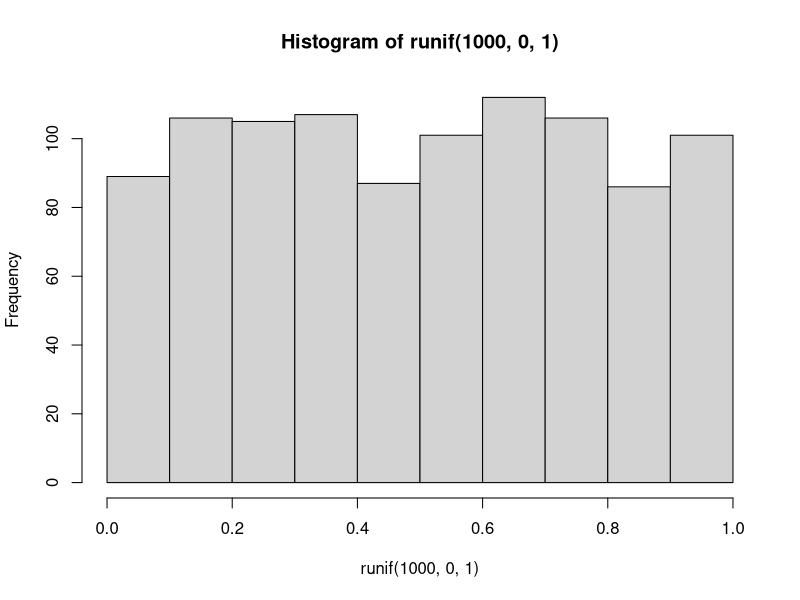

Reproduce this figure in R.
## ---- chunk 1
knitr::opts_chunk$set(echo = TRUE)
## ---- chunk 2
(8+3)/2
(8-3)^2/12
sqrt((8-3)^2/12)
## ---- chunk 3
punif(5.42, 3, 8)
## ---- chunk 4
punif(7.21, 3, 8) - punif(3.48, 3, 8)
## ---- chunk 5
thing <- runif(2000, 3, 8)
var(thing)
mean(thing)
## ---- chunk 6
hist(runif(1000, 0, 1))
## ---- chunk 7
thing <- runif(1000, 0, 1)
thing2 <- thing * 5 + 3
mean(thing2)
var(thing2)
## ---- chunk 8
qbinom(runif(1, 0, 1), 18, 1)
## ---- chunk 9
(5-0)/(10-0)
qunif(5/10, 0, 10)
